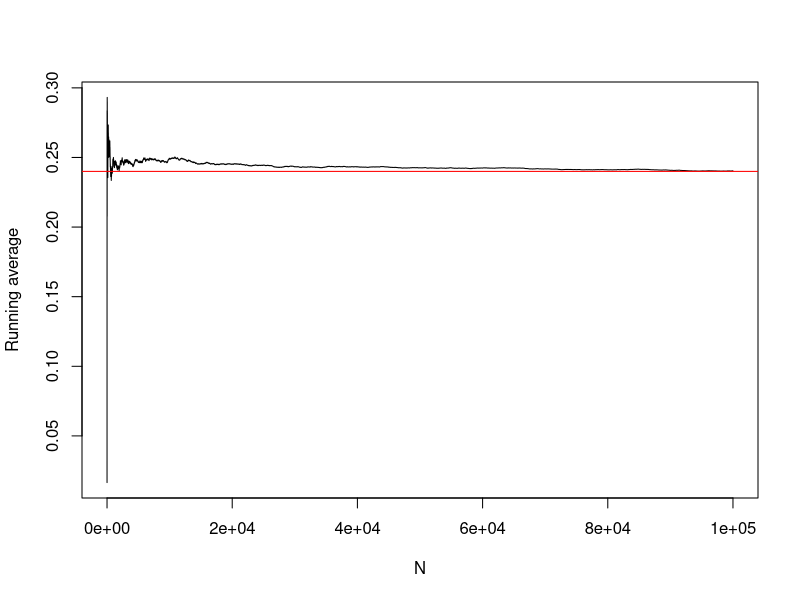
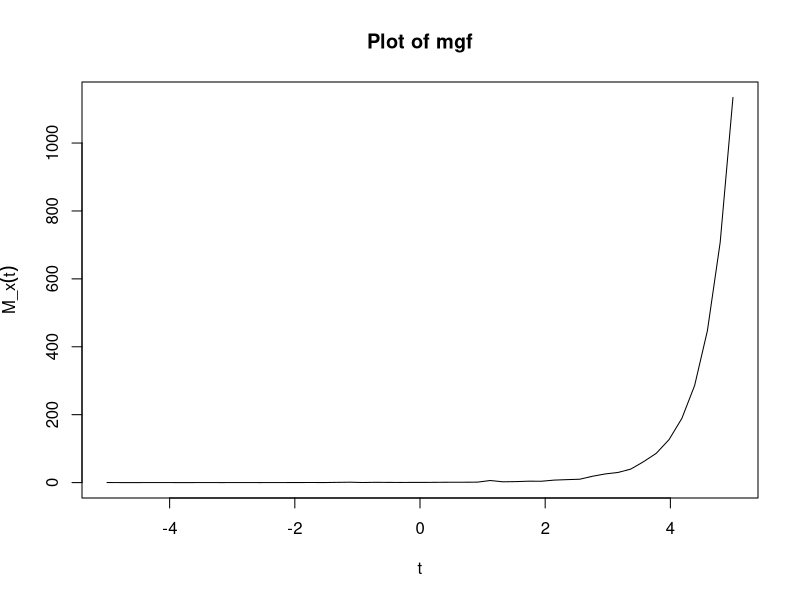
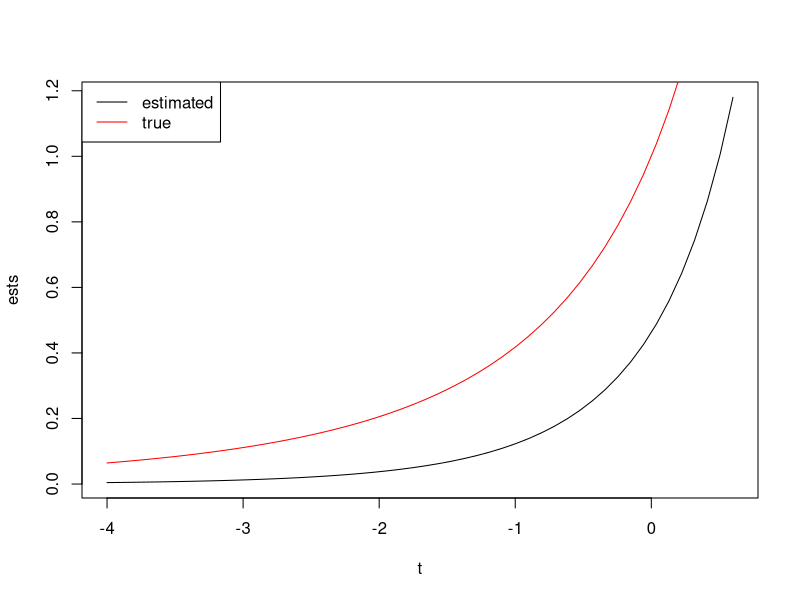
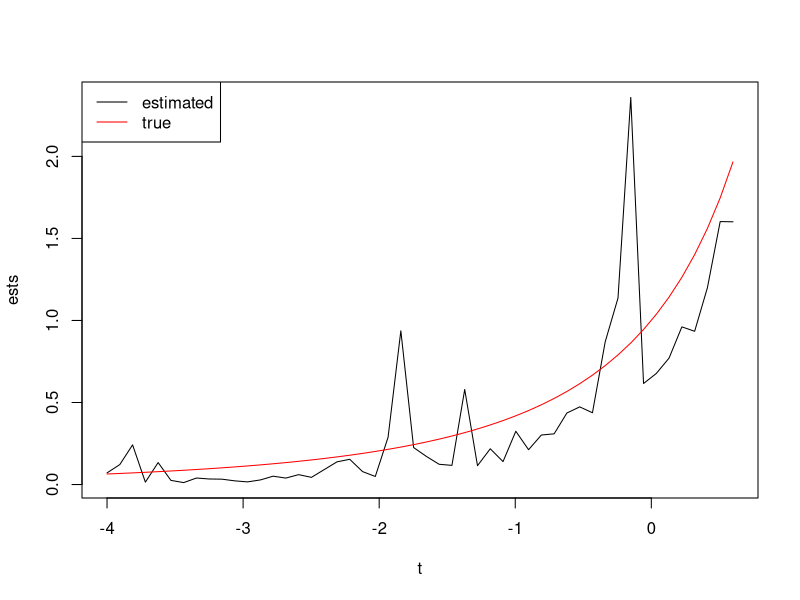

Generate these figures, in order, with R:
########################
#### LAB 4  SC  #################
#######################

#### Qsn2 |Moments  of Gamma Distribution using Imp Sampling ####
##### part A ##############
k <- 2  # for second moment
N <- 1e3  # number of sample
alpha <- 2
beta <- 5

(truth <- alpha/beta^2+(alpha/beta)^2)   # True Second moment

#Simple monte carlo

samples <- rgamma(N,shape=alpha,rate=beta)
mean(samples^k)

## Importance Sampling
set.seed(1)
lambda<- 3 # proposal
N <- 1e4
samp <- rexp(N,rate=lambda)

# evaluate Inside the sum
funcs <- samp^k*dgamma(samp,shape=alpha,rate=beta)/dexp(samp,rate=lambda)

mean(funcs)
# sigmaˆ2_g
var(funcs)

########### Repeating for different lambda ##############
num <- 15
mean <- numeric(num)
var.g <- numeric(num)
for( c in 1:num){
set.seed(1)
lambda<- c # proposal
N <- 1e4
samp <- rexp(N,rate=lambda)

# evaluate Inside the sum
funcs <- samp^k*dgamma(samp,shape=alpha,rate=beta)/dexp(samp,rate=lambda)

mean[c]<-mean(funcs)

# sigmaˆ2_g
var.g[c]<-var(funcs)
}
mean
var.g   ## lambda=1 giving minimum var.g

### Qsn 2 | part B ####

##repeating for proposal gamma(3,3)
k <- 2  # for second moment
N <- 1e3  # number of sample
alpha <- 2
beta <- 5

samples <- rgamma(N,shape=alpha,rate=beta)
mean(samples^k)

## Importance Sampling
set.seed(1)
theta<- 3 # proposal
N <- 1e4
samp <- rgamma(N,shape=theta,rate=theta)

# evaluate Inside the sum
funcs <- samp^k*dgamma(samp,shape=alpha,rate=beta)/rgamma(N,shape=theta,rate=theta)
mean(funcs)
# sigmaˆ2_g
var(funcs)

##############################

##### Question 3 - Law of Large Number #####

# Checking the Convergence
N <- 1e5  # N is large
lambda <- 3
samp <- rexp(N,rate=lambda)    # importance sample
func <- samp^2*dgamma(samp,shape=alpha,rate=beta) /dexp(samp,rate=lambda)
x.axis<- 1:N   # sample size on the x-axis
y.axis <- cumsum(func)/(1:N)  # IS estimator for each N

# Plotting the running average
plot(x.axis, y.axis , type = 'l', xlab = "N", ylab = "Running average")
abline(h = truth, col = "red")

###################################
###### Question 4  ################

# Estimate MGF using importance sampling

# choosing 50 values of t between (-5, 5)
t <- seq(-5, 5, length = 50)

mu <- 1
lambda <- 3

#, using importance sampling with importance distribution
#Gamma(10, 3)    proposal

h <- function(t,x){exp(t*x)}
f <- function(x){sqrt(lambda/(2*pi*x^3)*exp((-lambda*(x-mu)^2))/(2*mu^2*x))}
##f target 

N <-1e5
est <- numeric(length(t))
for(i in t){
  samp <- rgamma(N,shape=10,rate=3)  # IS
  s <- h(i,samp)*(f(samp)/dgamma(samp,shape=10,rate=3))
  est[which(t==i)]= mean(s)
  }
plot(t,est,type="l",xlab="t",ylab=expression(M_x(t)),main="Plot of mgf")
#############################################
## ma,am solution

par(mfrow=c(1,1))
# Inv Gaussian density function
dinvGaus <- function(x, lam, mu)
{
  # assuming x > 0 always
  den <- sqrt(lam/(2 * pi * x^3)) * exp(-lam * (x-mu)^2/(2 * mu^2 * x))
  return(den)
}

momInvG <- function(t, lam = 3, mu = 1, N = 1e4)
{
  samp <- rgamma(N, shape = 10, rate = 3)
  #using the same sample for each t
  ests <- numeric(length = length(t))
  for(k in 1:length(t))
  {
    foo <- exp(t[k]*samp) * dinvGaus(samp, lam, mu)/dgamma(samp, shape = 10, rate = 3)
    ests[k] <- mean(foo)
  }
  return(ests)
}
# the original grid won't work
# using this grid
t <- seq(-4, .6, length = 50)
lam <- 3
mu <- 1
ests <- momInvG(t = t)
truth <- exp(lam/mu* (1 - sqrt(1 - 2*mu^2 *t/lam)) )
plot(t, ests, type = "l")
lines(t, truth, col = "red")
legend("topleft", legend = c("estimated", "true"), col = c("black", "red"), lty = 1)

### different samples foe every t

momInvG <- function(t, lam = 3, mu = 1, N = 1e4)
{
  #using the same sample for each t
  ests <- numeric(length = length(t))
  for(k in 1:length(t))
  {
    samp <- rgamma(N, shape = 10, rate = 3)
    foo <- exp(t[k]*samp) * dinvGaus(samp, lam, mu)/dgamma(samp, shape = 10, rate = 3)
    ests[k] <- mean(foo)
  }
  return(ests)
}
# the original grid won't work
# using this grid
t <- seq(-4, .6, length = 50)
lam <- 3
mu <- 1
ests <- momInvG(t = t)
truth <- exp(lam/mu* (1 - sqrt(1 - 2*mu^2 *t/lam)) )
plot(t, ests, type = "l")
lines(t, truth, col = "red")
legend("topleft", legend = c("estimated", "true"), col = c("black", "red"), lty = 1)


